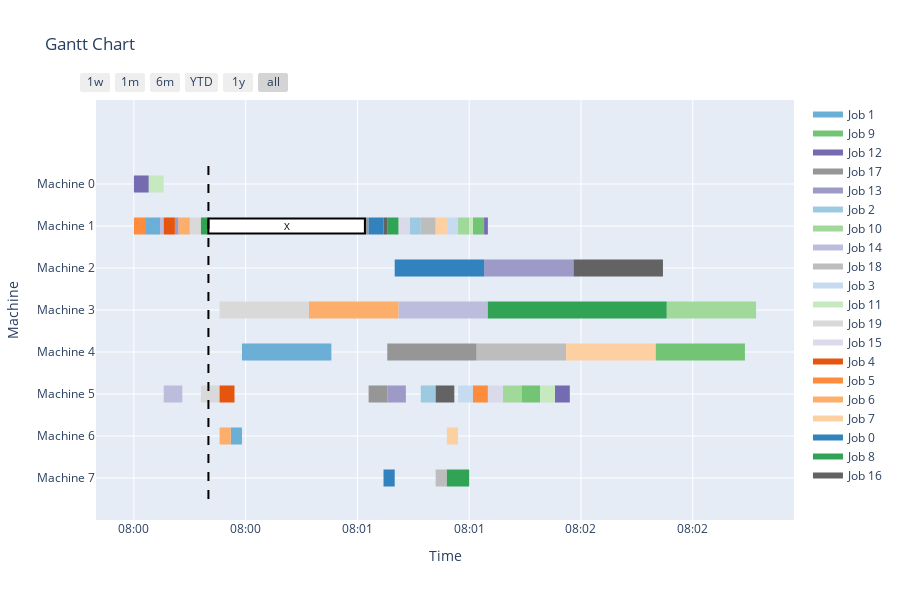
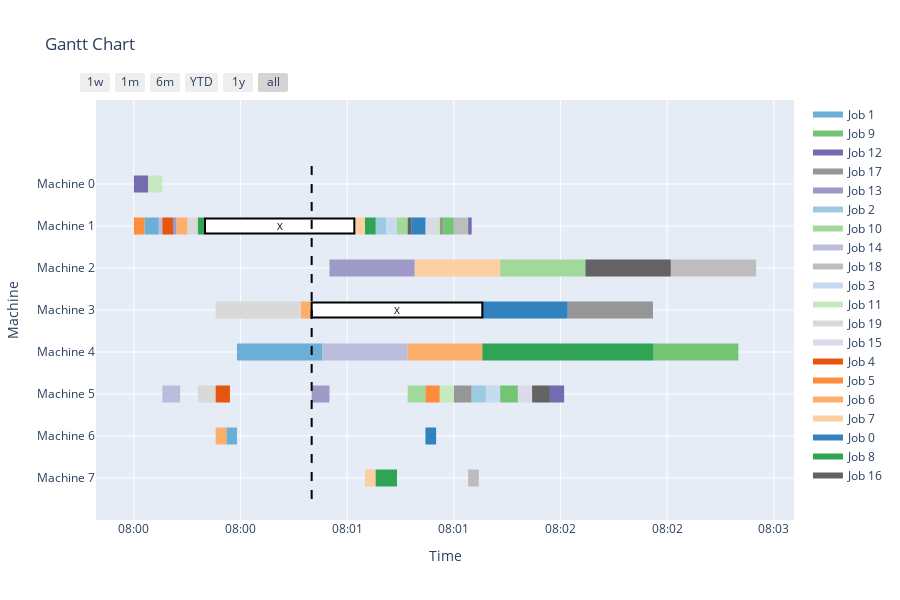
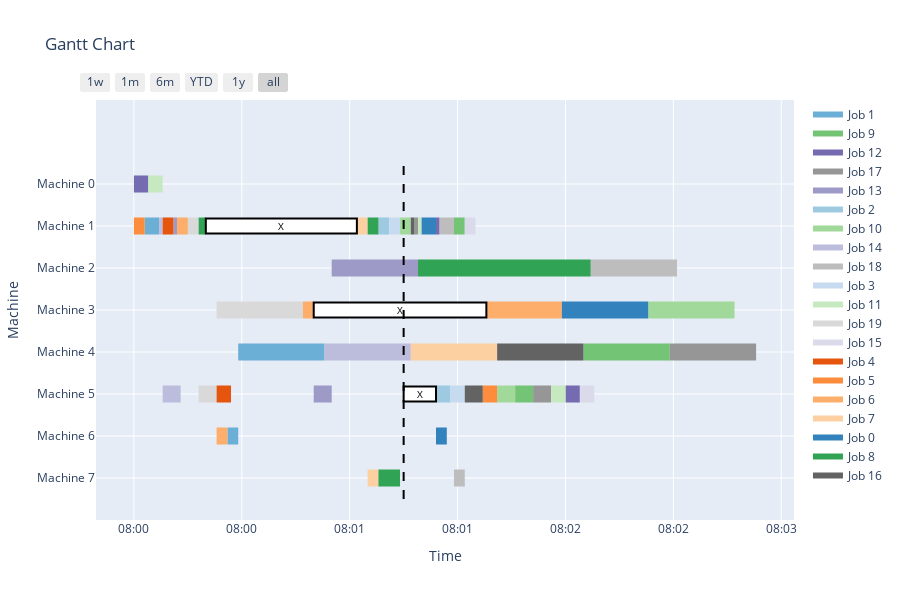
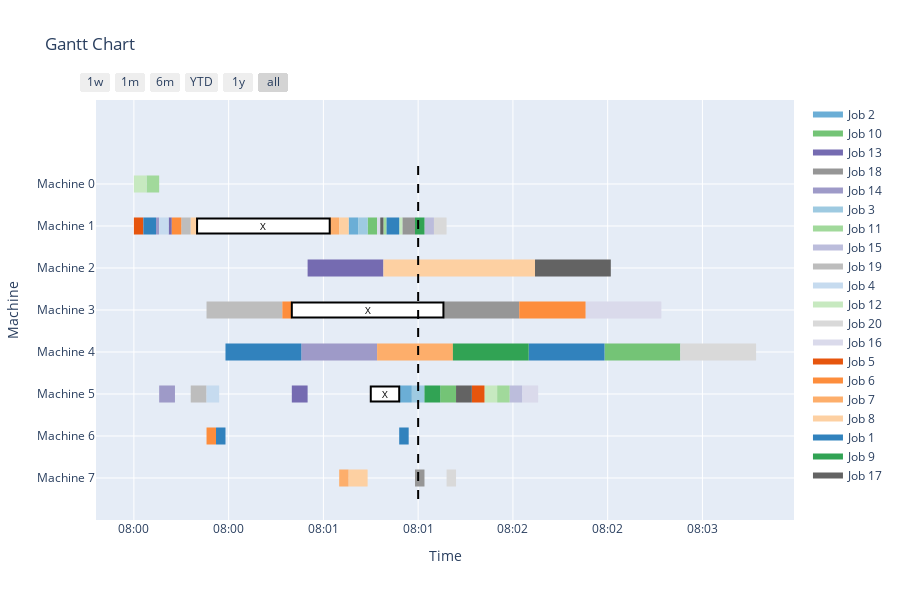

These figures' notebook cell, in order:
### Code cell
# Running schedule
completion = False
# Random events
JA_event, MB_event, events, t, trigger              = random_events(t, K, X_ijk, S_ij, C_ij, JA_event, MB_event, events,\
                                                                    maxtimeacceptnewjob, J, defectProb)
while completion == False and trigger is not None:
    if t < np.max(C_ij):
        # Snapshot
        S_k, S_j, J, I, JSet, OJSet, DSet, ODSet,    \
        OperationPool, n_ops_left_j, MC_ji, n_MC_ji, \
        d_j, n_j, p_ijk, h_ijk,                      \
        org_p_ijk, org_h_ijk, org_n_j,               \
        org_MC_ji, org_n_MC_ji,                      \
        Oij_on_machine, affected_Oij,                \
        MB_info, MB_record,  X_ijk, S_ij, C_ij,      \
        JA, percent_JA, MB, percent_MB, remaining_re,\
        CT_k, T_cur, Tard_job, C_j                   = snapshot(t, trigger, MC_ji, n_MC_ji,                         \
                                                                d_j, n_j, p_ijk, h_ijk, J, I, K, X_ijk, S_ij, C_ij, \
                                                                OperationPool, MB_info, MB_record, S_k,             \
                                                                org_J, org_p_ijk, org_h_ijk, org_n_j,               \
                                                                org_MC_ji, org_n_MC_ji, C_j                         )
        # Store previous schedule
        X_previous, S_previous, C_previous           = store_schedule(X_ijk, S_ij, C_ij)       
        action_method 						         = action_space(J, I, K, p_ijk, h_ijk, d_j, n_j, 
                                                                    MC_ji, n_MC_ji, n_ops_left_j, OperationPool, S_k, S_j, 
                                                                    JSet, OJSet, Oij_on_machine, affected_Oij, 
                                                                    t, X_ijk, S_ij, C_ij, C_j, CT_k, T_cur, Tard_job, maxtime)
        action_id                                    = 1
        reschedule							         = action_method[action_id]
        GBest, X_ijk, S_ij, C_ij, C_j                = reschedule()
        X_ijk, S_ij, C_ij                            = update_schedule(DSet, ODSet, X_ijk, S_ij, C_ij, X_previous, S_previous, C_previous)
        print(action_name[action_id], GBest)

        fig2 = plot(J, K, n_j, X_ijk, S_ij, C_ij, MB_record, t)
        display(fig2)
        

        JA_event, MB_event, events, t, trigger      = random_events(t, K, X_ijk, S_ij, C_ij, JA_event, MB_event, events,\
                                                                    maxtimeacceptnewjob, J, defectProb)
    else: completion = True
